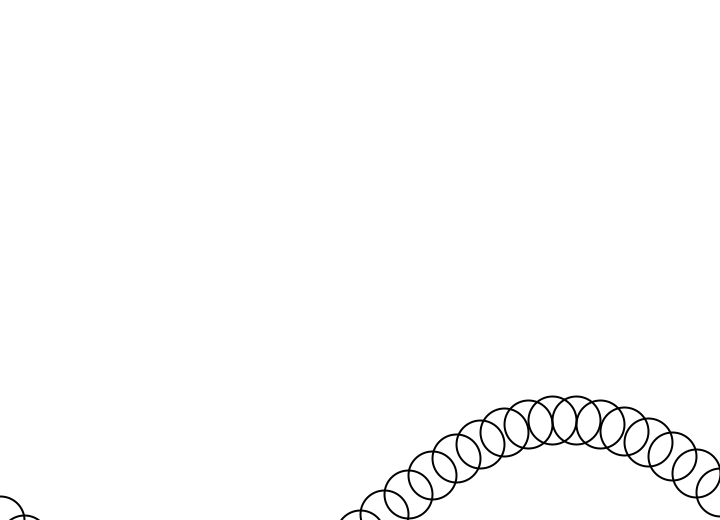
Frame 1 (no input)
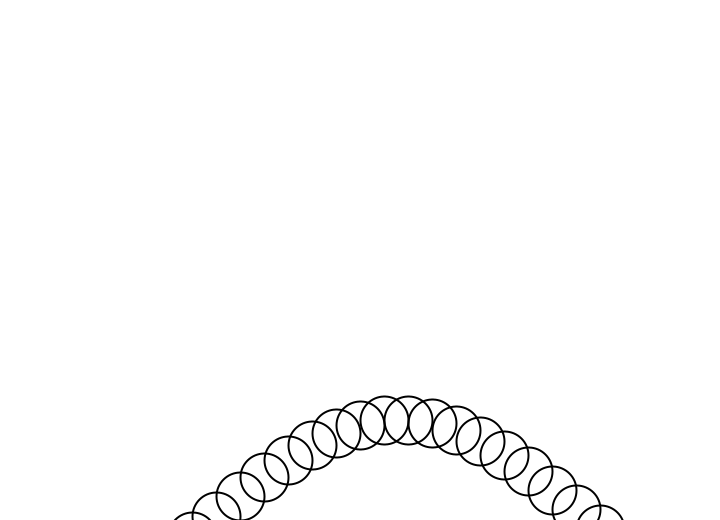
Frame 60 (the mouse pressed at the canvas centre just before this capture)
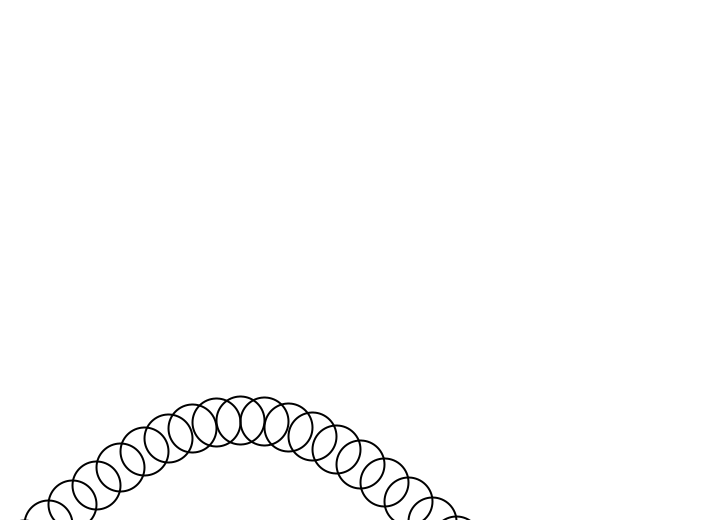
Frame 120 (the mouse held since frame 60 and released just before this capture)

The Processing sketch that drew these frames (run headless with seeded random() and noise(); from frame 60 on, the mouse is pressed at the canvas centre):

// Processing sketch: wave
// ── wave.pde
float angle = 0;
float angleVel = 0.2;
float amplitude = 100;

void setup()  {   
  size(720,520);  
}   

void draw() {     
  background(255);  
  stroke(0);
  strokeWeight(2);
  noFill();
  
  for (int x = 0; x <=width; x+= 24){
    float y = amplitude * sin(angle);
    ellipse(x,y+height,48,48);
    
    angle += angleVel;
  }
}
